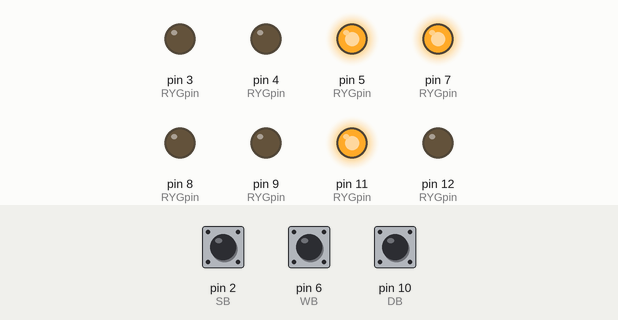
Simulated run of this sketch. Board: Arduino Uno, built with avr-gcc and run on an emulated ATmega328P. On the bench: output pins drawn as LEDs (lit = HIGH). Dashed ring = blinking. The inputs (shaded band) are chosen by the test bench; at power-on: pin 6 (WB) HIGH, pin 2 (SB) HIGH, pin 10 (DB) HIGH.

Above: at 1.4 s.
1.5 s: pin 6 (WB) pulled LOW for 0.25 s
At 2.7 s:
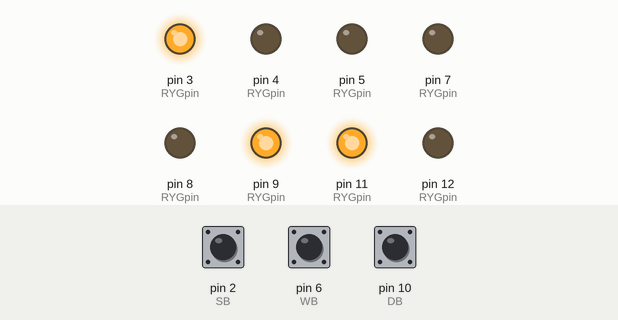
3.4 s: pin 2 (SB) pulled LOW for 0.25 s
At 3.65 s:
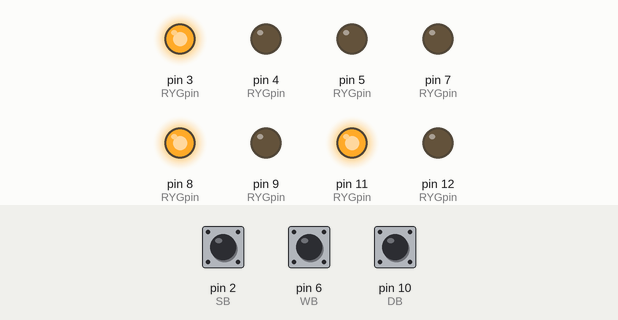
5.3 s: pin 10 (DB) pulled LOW for 0.25 s
At 6.8 s:
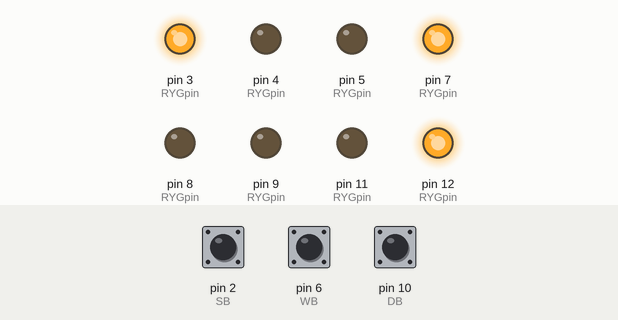
7.2 s: pin 2 (SB) pulled LOW for 1 s
At 7.7 s:
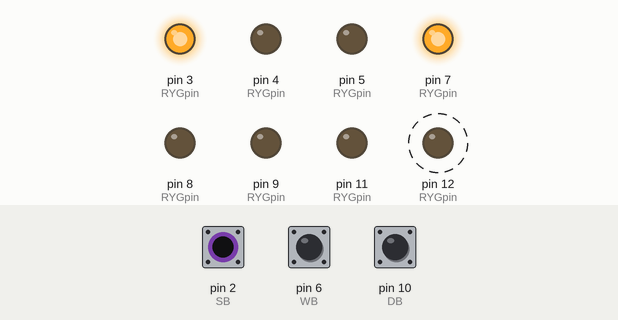
11.2 s: pin 6 (WB) pulled LOW for 1 s
At 11.45 s:
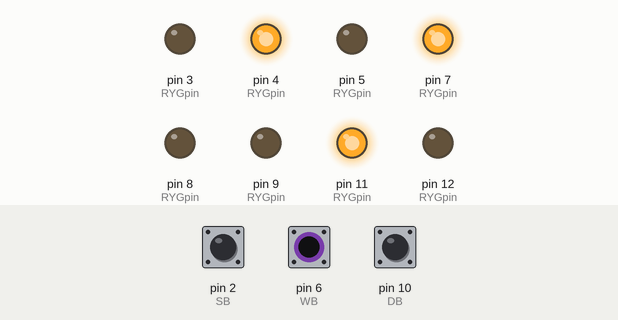
13.7 s: pin 2 (SB) pulled LOW for 3.2 s
At 14.5 s:
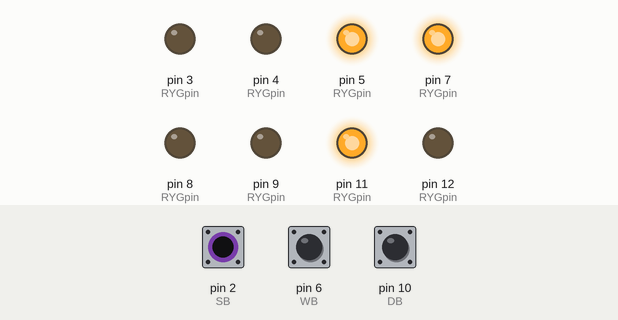
Timing chart, 0 to 16.7 s (numbered marks = the images above; inputs shaded):
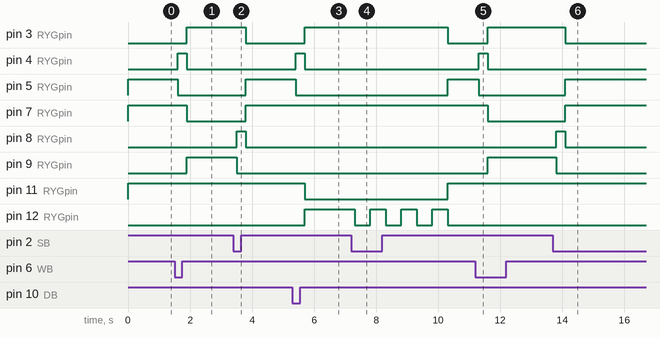

The sketch:

23_0054_0536.ino
```cpp
// West
#define WB 6
#define WR 7
#define WY 8
#define WG 9
// South
#define SB 2
#define SR 3
#define SY 4
#define SG 5
// zebra walk Dern
#define DB 10
#define DR 11
#define DG 12

int RYGpin[8] = {SG, SY, SR, WG, WY, WR, DG, DR};

// zebra(R G) West(R Y G) South(R Y G)

#define waitWbin B10010100
#define dernbin B01100100
#define waitDbin B00100100
#define goSbin B10100001
#define waitSbin B10100010
#define goWbin B10001100

struct FiniteState
{
    unsigned int display;
    unsigned long time;
    unsigned int next[8];
};

FiniteState state[] = {
    {goSbin, 200, {0, 0, 1, 1, 2, 2, 2, 1}},
    {waitSbin, 300, {3, 3, 3, 3, 3, 3, 3, 3}},
    {waitSbin, 300, {6, 6, 6, 6, 6, 6, 6, 6}},
    {goWbin, 200, {3, 4, 3, 4, 5, 5, 5, 5}},
    {waitWbin, 300, {0, 0, 0, 0, 0, 0, 0, 0}},
    {waitWbin, 300, {6, 6, 6, 6, 6, 6, 6, 6}},
    {dernbin, 200, {6, 7, 13, 7, 6, 7, 13, 7}},
    {waitDbin, 500, {8, 8, 8, 8, 8, 8, 8, 8}},
    {dernbin,  500, {9, 9, 9, 9, 9, 9, 9, 9}},
    {waitDbin, 500, {10, 10, 10, 10, 10, 10, 10, 10}},
    {dernbin,  500, {11, 11, 11, 11, 11, 11, 11, 11}},
    {waitDbin, 500, {12, 12, 12, 12, 12, 12, 12, 12}},
    {dernbin,  500, {0, 0, 0, 0, 0, 0, 0, 0}},
    {waitDbin, 500, {14, 14, 14, 14, 14, 14, 14, 14}},
    {dernbin,  500, {15, 15, 15, 15, 15, 15, 15, 15}},
    {waitDbin, 500, {16, 16, 16, 16, 16, 16, 16, 16}},
    {dernbin,  500, {17, 17, 17, 17, 17, 17, 17, 17}},
    {waitDbin, 500, {18, 18, 18, 18, 18, 18, 18, 18}},
    {dernbin,  500, {3, 3, 3, 3, 3, 3, 3, 3}},
};

void setup()
{
    pinMode(DB, INPUT_PULLUP);
    pinMode(WB, INPUT_PULLUP);
    pinMode(SB, INPUT_PULLUP);
    for (size_t i = 0; i < 8; i++)
    {
        pinMode(RYGpin[i], OUTPUT);
    }
}

void traffic(int bin)
{
    for (size_t i = 0; i < 8; i++)
    {
        digitalWrite(RYGpin[i], bitRead(bin, i));
    }
}

int s;

void loop()
{
    traffic(state[s].display);

    delay(state[s].time);

    int dernButton = !digitalRead(DB);
    int westButton = !digitalRead(WB);
    int southButton = !digitalRead(SB);
    int input = dernButton * 4 + westButton * 2 + southButton;
    s = state[s].next[input];
}
```

Measured:
- after the input at 1.5 s, pin 3 (RYGpin), pin 9 (RYGpin): LOW → HIGH after 0.40 s; pin 4 (RYGpin): LOW → HIGH after 0.10 s, → LOW 0.30 s later; pin 5 (RYGpin): HIGH → LOW after 0.10 s; pin 7 (RYGpin): HIGH → LOW after 0.40 s
- after the input at 3.4 s, pin 3 (RYGpin): HIGH → LOW after 0.40 s; pin 5 (RYGpin), pin 7 (RYGpin): LOW → HIGH after 0.40 s; pin 8 (RYGpin): LOW → HIGH after 0.10 s, → LOW 0.30 s later; pin 9 (RYGpin): HIGH → LOW after 0.10 s
- after the input at 5.3 s, pin 3 (RYGpin), pin 12 (RYGpin): LOW → HIGH after 0.40 s; pin 4 (RYGpin): LOW → HIGH after 0.10 s, → LOW 0.30 s later; pin 5 (RYGpin): HIGH → LOW after 0.10 s; pin 11 (RYGpin): HIGH → LOW after 0.40 s
- after the input at 7.2 s, pin 3 (RYGpin): HIGH → LOW after 3.1 s; pin 5 (RYGpin), pin 11 (RYGpin): LOW → HIGH after 3.1 s; pin 12 (RYGpin): alternates HIGH for 0.50 s and LOW for 0.50 s, starting after 0.10 s
- after the input at 11.2 s, pin 3 (RYGpin), pin 9 (RYGpin): LOW → HIGH after 0.40 s; pin 4 (RYGpin): LOW → HIGH after 0.10 s, → LOW 0.30 s later; pin 5 (RYGpin): HIGH → LOW after 0.10 s; pin 7 (RYGpin): HIGH → LOW after 0.40 s
- after the input at 13.7 s, pin 3 (RYGpin): HIGH → LOW after 0.40 s; pin 5 (RYGpin), pin 7 (RYGpin): LOW → HIGH after 0.40 s; pin 8 (RYGpin): LOW → HIGH after 0.10 s, → LOW 0.30 s later; pin 9 (RYGpin): HIGH → LOW after 0.10 s
